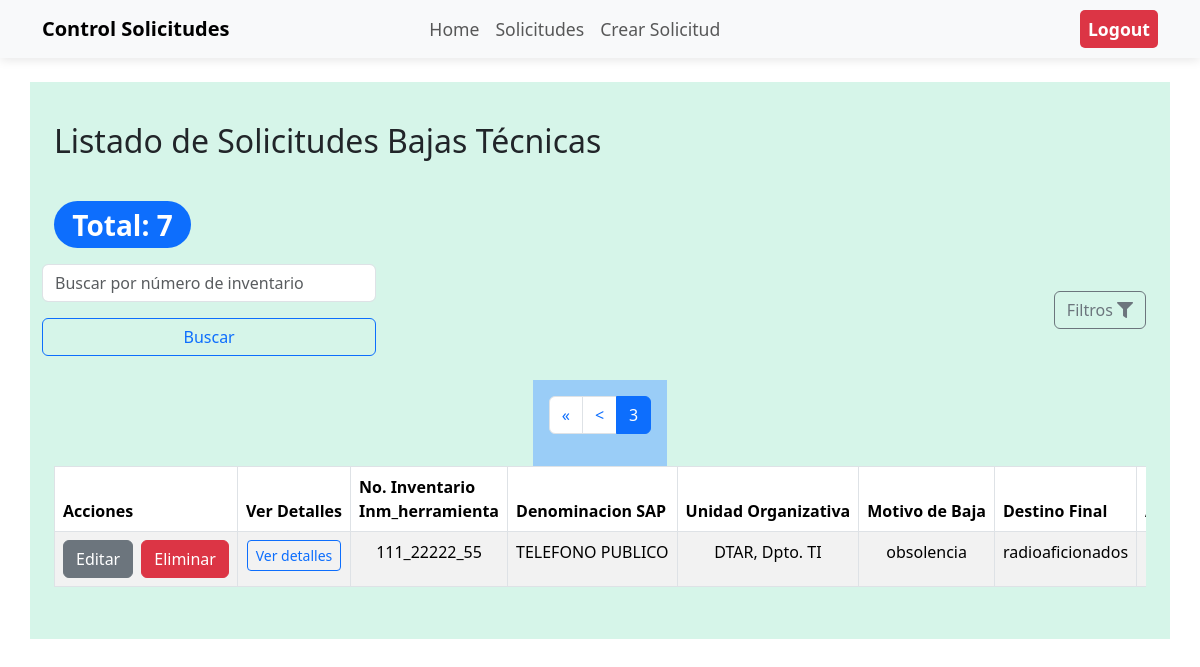
Screenshot of /bajas/?page=3 (signed in) with the database file from the repository.
### bajas/models.py (models this page shows, shortened)
class Bajas(models.Model):
    no_inv = models.CharField( max_length=50,blank=True)
    inm_herramienta = models.CharField( max_length=50,blank=True)
    denominacion_SAP = models.CharField(max_length=100)
    unidad_org = models.TextField()
    foto = models.ImageField(upload_to='uploaded/', blank=True, null=True)
    observaciones = models.TextField(blank=True)
    estado = models.CharField(max_length=100)#no procede o procede o en_espera
    motivo_baja = models.CharField(max_length=100)#obsolencia o deterioro
    destino_final = models.TextField()
    años_explotacion = models.IntegerField()
    valor_residual = models.DecimalField(max_digits=12, decimal_places=2)
    detalle = models.TextField(default='DETERIORADO ÚTIL')
    date = models.DateTimeField(auto_now_add=True)
    fecha_solicitud = models.DateField(default=timezone.now)
    archivo_anexo_a = models.FileField(upload_to='anexos/', blank=True, null=True)
    archivo_anexo_a1 = models.FileField(upload_to='anexos/', blank=True, null=True)
    anexo_a2 = models.TextField(blank=True)
    anexo_a3 = models.TextField(blank=True)
    archivo_mov_aft = models.FileField(upload_to='anexos/', blank=True, null=True)

### bajas/views.py (the view)
# urls.py: path('', views.bajas_list,name="list"),
def bajas_list(request):
    bajass = Bajas.objects.all()
    noinv_herramienta = request.GET.get('noinv')
    fecha_inicio = request.GET.get('fecha_inicio')
    fecha_fin = request.GET.get('fecha_fin')
    estado = request.GET.get('estado')
    motivo_baja = request.GET.get('motivo_baja')
    destino_final = request.GET.get('destino_final')
    fecha_inicio_solic = request.GET.get('fecha_inicio_solic')
    fecha_fin_solic = request.GET.get('fecha_fin_solic')
    unidad_org = request.GET.get('unidad_org')
    anexo_a = request.GET.get('anexo_a')
    anexo_a1 = request.GET.get('anexo_a1')
    anexo_a2 = request.GET.get('anexo_a2')
    anexo_a3 = request.GET.get('anexo_a3')
    if noinv_herramienta:
        bajass = bajass.filter( models.Q(no_inv=noinv_herramienta) | models.Q(inm_herramienta=noinv_herramienta))
    if fecha_inicio:
        bajass = bajass.filter(date__gte=datetime.strptime(fecha_inicio, '%Y-%m-%d'))
    if fecha_fin:
        bajass = bajass.filter(date__lte=datetime.strptime(fecha_fin, '%Y-%m-%d'))
    if fecha_inicio_solic:
        try:
            bajass = bajass.filter(fecha_solicitud__gte=datetime.strptime(fecha_inicio_solic, '%Y-%m-%d'))
        except ValueError:
            pass  # Si la fecha no es válida, no aplicar el filtro
    if fecha_fin_solic:
        try:
            bajass = bajass.filter(fecha_solicitud__lte=datetime.strptime(fecha_fin_solic, '%Y-%m-%d'))
        except ValueError:
            pass  # Si la fecha no es válida, no aplicar el filtro
    if estado:
        bajass = bajass.filter(estado=estado)
    if unidad_org:
        bajass = bajass.filter(unidad_org=unidad_org)
    if motivo_baja:
        bajass = bajass.filter(motivo_baja=motivo_baja)
    if destino_final:
        bajass = bajass.filter(destino_final=destino_final)
    if anexo_a:
        if anexo_a == 'si':
            bajass = bajass.filter(Q(archivo_anexo_a__isnull=False) & ~Q(archivo_anexo_a=''))
        elif anexo_a == 'no':
            bajass = bajass.filter(Q(archivo_anexo_a__isnull=True) | Q(archivo_anexo_a=''))
    if anexo_a1:
        if anexo_a1 == 'si':
            bajass = bajass.filter(Q(archivo_anexo_a1__isnull=False) & ~Q(archivo_anexo_a1=''))
        elif anexo_a1 == 'no':
            bajass = bajass.filter(Q(archivo_anexo_a1__isnull=True) | Q(archivo_anexo_a1=''))
    if anexo_a2:  # Si anexo_a2 tiene un valor
        bajass = bajass.filter(anexo_a2=anexo_a2)
    if anexo_a3:
        bajass = bajass.filter(anexo_a3=anexo_a3)
    paginator = Paginator(bajass, 3)
    page_number = request.GET.get('page')
    bajas = paginator.get_page(page_number)
    return render(request,'bajas/bajas_list.html',{'bajas':bajas})

### bajas/templates/bajas/bajas_list.html (shortened to what this page needs)
{% extends "layout.html" %}
{% load static %}
{% block content %}
<div class="container mt-4">
    <div class="row mb-4">
        <div class="col-md-12">
            <h2 class="mb-3">Listado de Solicitudes Bajas Técnicas</h2><br>
            <span class="mb-3 badge rounded-pill text-bg-primary fs-3">Total: {{ bajas.paginator.count }}</span>
            <div class="d-flex justify-content-between align-items-center">
                <div class="input-group w-50">
                    <form class="row gy-3" method="get" action="{% url "bajas:list" %}">
                        <input type="text" class="form-control" name="noinv" autocomplete="off" placeholder="Buscar por número de inventario" aria-label="Buscar" aria-describedby="search-addon">
                        <button class="btn btn-outline-primary" type="submit" id="search-addon">Buscar</button>
                    </form>
                </div>
                <button class="btn btn-outline-secondary" type="button" data-bs-toggle="collapse" data-bs-target="#filters" aria-expanded="false" aria-controls="filters">
                    Filtros <i class="fas fa-filter"></i>
                </button>
            </div>
        </div>
    </div>
     <div class="d-flex justify-content-center">
        <nav>
          <ul class="pagination">
            {% if bajas.has_previous %}
            <li class="page-item">
                <a class="page-link" href="?page=1" aria-label="Primera">
                <span aria-hidden="true">&laquo;</span>
              </a>
            </li>
            <li class="page-item">
                <a class="page-link" href="?page={{ bajas.previous_page_number }}" aria-label="Anterior">
                <span aria-hidden="true">&lt;</span>
              </a>
            </li>
            {% endif %}
            <li class="page-item active">
              <span class="page-link">{{ bajas.number }}</span>
            </li>
          </ul>
        </nav>
    </div>
    {% if bajas %}
    <div class="table-responsive">
        <table class="table table-striped table-bordered">
            <thead class="thead-dark">
                <tr>
                    <th>Acciones</th>
                    <th>Ver Detalles</th>
                    <th>No. Inventario <br> Inm_herramienta</th>
                    <th>Denominacion SAP</th>
                    <th>Unidad Organizativa</th>
                    <th>Motivo de Baja</th>
                    <th>Destino Final</th>
                    <th>Años Explotación</th>
                </tr>
            </thead>
            <tbody>
                {% for baja in bajas %}
                <tr>
                    <td>
                        <div class="d-flex justify-content-start">
                            <a href="{% url 'bajas:editar_baja' baja.id %}" class="btn btn-secondary me-2">Editar</a>
                            <form action="{% url 'bajas:eliminar_baja' baja.id %}" method="post" class="mb-0">
                                <button type="submit" class="btn btn-danger">Eliminar</button>
                            </form>
                        </div>
                    </td>
                    <td><a href="{% url 'bajas:baja-page' id=baja.id %}" class="btn btn-outline-primary btn-sm">Ver detalles</a></td>
                    <td>{{ baja.no_inv|default:baja.inm_herramienta }}</td>
                    <td>{{ baja.denominacion_SAP }}</td>
                    <td>{{ baja.unidad_org }}</td>
                    <td>{{ baja.motivo_baja }}</td>
                    <td>{{ baja.destino_final }}</td>
                    <td>{{ baja.años_explotacion }}</td>
                </tr>
                {% endfor %}
            </tbody>
        </table>
    </div>
    {% else %}
    <div class="col-md-12">
        <div class="alert alert-warning text-center fs-4" role="alert">
            No se encontraron solicitudes.
        </div>
    </div>
{% endif %}
</div>
{% endblock %}

### static/css/style.css (style rules this page uses)
* { margin: 0; padding: 0; box-sizing: border-box; }
body { min-height: 100vh; background-color: aliceblue; color: whitesmoke; font-size: 3rem; }
nav { padding: 1rem; background-color: #9acdf7; color: white; font-size: 2.5rem; }
h1, h2 { font-size: 2.5rem; color: black; }
a { text-decoration: none; color: #81dbb8; }
body { font-family: Arial, sans-serif; background-color: #e9ecef; }
.table thead th { white-space: nowrap; }
.table tbody td { white-space: nowrap; text-align: center; }
.table-responsive { overflow-x: auto; margin-bottom: 20px; }

### rows the page displays
Bajas: no_inv "111_22222_55", denominacion_SAP "TELEFONO PUBLICO", unidad_org "DTAR, Dpto. TI", motivo_baja "obsolencia", destino_final "radioaficionados"

### other values shown
{{ bajas.paginator.count }} "7"
{{ bajas.number }} "3"
